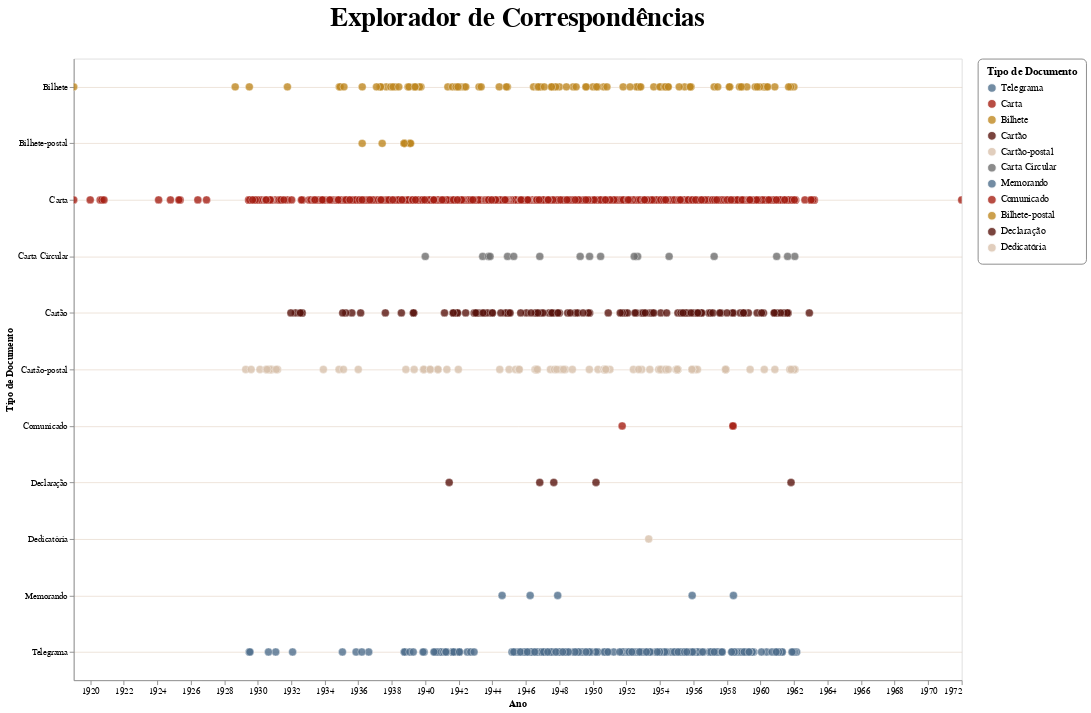

The code cell stored with this chart in its notebook:
### Markdown cell above
#### O Explorador de Correspondências possui uma timeline interativa com múltiplos filtros, permitindo buscas textuais nos resumos, segmentação por remetente, destinatário ou tipo de documento e uma análise clara da cronologia das comunicações.

### Code cell
# tratamento de datas para a visualização temporal
def limpar_data(x):
    if pd.isna(x): return None
    x = str(x).strip()
    # Se tiver apenas ano (ex: 1930), assume 01/01/1930
    if len(x) == 4 and x.isdigit(): return f"01/01/{x}"
    # Se for parcial como /07/1930, assume dia 01
    if x.startswith('/'): return '01' + x
    if x.startswith('//'): return '01/01' + x[2:]
    return x

df['data_clean'] = df['data'].apply(limpar_data)
df['data_final'] = pd.to_datetime(df['data_clean'], format='%d/%m/%Y', errors='coerce')

# remover quem ficou sem data válida para a visualização temporal
df_vis = df.dropna(subset=['data_final']).copy()
df_vis['Ano'] = df_vis['data_final'].dt.year

# mapeamos as categorias mais comuns para as cores de destaque
domain_tipos = df_vis['tipo_doc'].unique().tolist()
range_cores = [cores['Azul'], cores['Vermelho'], cores['Dourado'], cores['Vinho'], cores['Bege'], cores['Cinza']]

# se o tipo tiver mais categorias do que cores, o Altair vai repetir as cores, mas isso é melhor do que deixar sem cor ou criar uma paleta gigante.
input_busca = alt.param(
    name='Busca',
    bind=alt.binding(input='search', placeholder='Digite termo do resumo...', name='Pesquisar no Resumo: '),
    value=''
)

# seletor de Dropdown para Remetente
top_remetentes = df_vis['remetente'].value_counts().head(50).index.tolist()
top_remetentes.sort() 
top_remetentes.insert(0, None)

# seletor de Dropdown para Destinatário
top_destinatarios = df_vis['destinatario'].value_counts().head(50).index.tolist()
top_destinatarios.sort() # ordena alfabeticamente
top_destinatarios.insert(0, None) 

input_remetente = alt.param(
    name='FiltroRemetente',
    bind=alt.binding_select(options=top_remetentes, name='Filtrar Remetente: '),
    value=None
)

input_destinatarios = alt.param(
    name='FiltroDestinatario',
    bind=alt.binding_select(options=top_destinatarios, name='Filtrar Destinatário: '),
    value=None
)

# seleção para clicar na legenda e filtrar os tipos de documento
selecao_legenda = alt.selection_point(fields=['tipo_doc'], bind='legend')

# construção do gráfico de dispersão temporal

base = alt.Chart(df_vis).mark_circle(size=80, opacity=0.8, stroke='white', strokeWidth=0.5).encode(

    x=alt.X('data_final:T', title='Ano', axis=alt.Axis(format='%Y', grid=False)),
    
    # usamos o tipo de documento no eixo Y para criar faixas horizontais, mas sem um significado numérico, apenas para organizar visualmente
    y=alt.Y('tipo_doc:N', title='Tipo de Documento'),

    color=alt.Color(
        'tipo_doc:N', 
        scale=alt.Scale(domain=domain_tipos, range=range_cores),
        title='Tipo de Documento'
    ),
   
    tooltip=[
        alt.Tooltip('id_doc', title='ID'),
        alt.Tooltip('data_final', title='Data', format='%d/%m/%Y'),
        alt.Tooltip('remetente', title='Remetente'),
        alt.Tooltip('destinatario', title='Destinatário'),
        alt.Tooltip('memo_resumo', title='Resumo')
    ]
).add_params(
    # adicionando os interativos
    selecao_legenda,
    input_busca,
    input_remetente,
    input_destinatarios
).transform_filter(
    # lógica de Filtragem
    selecao_legenda 
).transform_filter(
    # filtro de remetente: se o usuário não escolher nada (None), mostra tudo, caso contrário, filtra pelo remetente selecionado
    f"FiltroRemetente == null || datum.remetente == FiltroRemetente"
).transform_filter(
    f"FiltroDestinatario == null || datum.destinatario == FiltroDestinatario"
).transform_filter(
    # filtro de busca no resumo: se o campo de busca estiver vazio, mostra tudo, caso contrário, filtra usando regex para encontrar o termo no memo_resumo (case-insensitive)
    f"test(regexp(Busca, 'i'), datum.memo_resumo)"
).properties(
    title='Explorador de Correspondências',
    width=1000,
    height=700,
    background=cores['Branco'] 
).configure_title(
    fontSize=30,
    offset=30,
    font=fonte_padrao,
    color=cores['Preto'],
    anchor='middle'
).configure_axis(
    labelFont=fonte_padrao,
    titleFont=fonte_padrao,
    grid=True,
    gridColor=cores['Bege'], 
    gridOpacity=0.5
).configure_legend(
    titleFont=fonte_padrao,
    labelFont= fonte_padrao,
    titleFontSize=12,
    labelFontSize=11,
    strokeColor='gray',
    fillColor=cores['Branco'],
    padding=10,
    cornerRadius=5
).interactive() 

# salvar
base.save('Views/Portinari_Text_Explorer.html')
base

### Figure 1 — Vega-Lite specification as saved in the notebook (floating-point values rounded to 4 significant figures; data arrays with more than 128 entries replaced by an {"elided": "..."} marker saying what was removed)
{"config": {"view": {"continuousWidth": 300, "continuousHeight": 300}, "axis": {"grid": true, "gridColor": "#D9C2AD", "gridOpacity": 0.5, "labelFont": "CourierI", "titleFont": "CourierI"}, "legend": {"cornerRadius": 5, "fillColor": "#FFFFFF", "labelFont": "CourierI", "labelFontSize": 11, "padding": 10, "strokeColor": "gray", "titleFont": "CourierI", "titleFontSize": 12}, "title": {"anchor": "middle", "color": "#000000", "font": "CourierI", "fontSize": 30, "offset": 30}}, "data": {"name": "data-80ae1921721094758ac29d45afe79624"}, "mark": {"type": "circle", "opacity": 0.8, "size": 80, "stroke": "white", "strokeWidth": 0.5}, "background": "#FFFFFF", "encoding": {"color": {"field": "tipo_doc", "scale": {"domain": ["Telegrama", "Carta", "Bilhete", "Cartão", "Cartão-postal", "Carta Circular", "Memorando", "Comunicado", "Bilhete-postal", "Declaração", "Dedicatória"], "range": ["#4F6F8C", "#A62014", "#BF8821", "#59150E", "#D9C2AD", "#6E6E6E"]}, "title": "Tipo de Documento", "type": "nominal"}, "tooltip": [{"field": "id_doc", "title": "ID", "type": "nominal"}, {"field": "data_final", "format": "%d/%m/%Y", "title": "Data", "type": "temporal"}, {"field": "remetente", "title": "Remetente", "type": "nominal"}, {"field": "destinatario", "title": "Destinatário", "type": "nominal"}, {"field": "memo_resumo", "title": "Resumo", "type": "nominal"}], "x": {"axis": {"format": "%Y", "grid": false}, "field": "data_final", "title": "Ano", "type": "temporal"}, "y": {"field": "tipo_doc", "title": "Tipo de Documento", "type": "nominal"}}, "height": 700, "params": [{"name": "param_b17c87b511e8d121", "select": {"type": "point", "fields": ["tipo_doc"]}, "bind": "legend"}, {"name": "Busca", "bind": {"input": "search", "name": "Pesquisar no Resumo: ", "placeholder": "Digite termo do resumo..."}, "value": ""}, {"name": "FiltroRemetente", "bind": {"input": "select", "options": [null, "Ado Malagoli", "Alfred H. Barr Junior", "Antônio de Barros Carvalho", "Axel Leskoschek", "Candido Portinari", "Carlos Drummond de Andrade", "Carlos Washington Aliseris", "Cypriano Amoroso Costa", "Eugenio Luraghi", "Ferreira de Castro", "Florence Horn", "Francis Jourdain", "Francisco Inácio Peixoto", "George Macy", "Germain Bazin", "Gustavo Capanema", "Helena Rubinstein", "Jayme de Barros", "Joanita Blank", "Jorge Amado", "Josias Leão", "José Jobim", "José de Queiroz Lima", "Lelio Landucci", "Lenore Browning", "Lourival Gomes Machado", "Manoel Kantor", "Maria Portinari", "Mendes André", "Miguel Salas Anzures", "Murilo Mendes", "Mário Dionísio", "Mário de Andrade", "Nicolás Guillén", "Nina Zanconato Marchesini", "Odorico Tavares", "Olga Portinari Leão", "Paulo Rossi Osir", "Pierre Mathieu", "Pietro Maria Bardi", "Quirino Campofiorito", "Rafael Alberti", "Raul Bopp", "Raymundo Ottoni de Castro Maya", "Rockwell Kent", "Rodrigo Mello Franco de Andrade", "Rosalita Mendes de Almeida", "Solange Bouvier-Ajam", "Waldemar da Costa", "Ítalo Greggio"], "name": "Filtrar Remetente: "}, "value": null}, {"name": "FiltroDestinatario", "bind": {"input": "select", "options": [null, "Abrahão Koogan", "Ado Malagoli", "Alfred H. Barr Junior", "Antonio Chiavetti", "Apolônio de Carvalho", "Arie Aroch", "Baptista Portinari", "Candido Portinari", "Carlos Drummond de Andrade", "Carlos Leão", "Carlos Martins", "Cypriano Amoroso Costa", "Cyro de Freitas-Valle", "Dag Hammarskjöld", "Dora Alencar de Vasconcellos", "Dorothy H. Dudley", "Eugenio Luraghi", "Florence Horn", "Francisco Inácio Peixoto", "Getulio Vargas", "Gustavo Capanema", "Israel Pinheiro", "Jayme de Barros", "Josias Leão", "José Bento Faria Ferraz", "José Jobim", "José Olympio", "José Pacheco de Medeiros", "José de Queiroz Lima", "João Candido Portinari", "Juscelino Kubitschek", "Júlio de Mesquita Filho", "Kathrine S. Hochschild", "Lenore Browning", "Lourival Gomes Machado", "Luiz Portinari", "Manuel Bandeira", "Marcos Roméro", "Maria Portinari", "Miguel Salas Anzures", "Mário de Andrade", "Múcio Athayde", "Odorico Tavares", "Oscar Niemeyer", "Raymundo Ottoni de Castro Maya", "Rosalita Mendes de Almeida", "Solange Bouvier-Ajam", "Vernon C. Porter", "Victorio Gregolini", "Wolfgang Pfeiffer"], "name": "Filtrar Destinatário: "}, "value": null}, {"name": "param_1e9efca18e7a2868", "select": {"type": "interval", "encodings": ["x", "y"]}, "bind": "scales"}], "title": "Explorador de Correspondências", "transform": [{"filter": {"param": "param_b17c87b511e8d121"}}, {"filter": "FiltroRemetente == null || datum.remetente == FiltroRemetente"}, {"filter": "FiltroDestinatario == null || datum.destinatario == FiltroDestinatario"}, {"filter": "test(regexp(Busca, 'i'), datum.memo_resumo)"}], "width": 1000, "$schema": "https://vega.github.io/schema/vega-lite/v6.1.0.json", "datasets": {"data-80ae1921721094758ac29d45afe79624": {"elided": "3655 records"}}}
